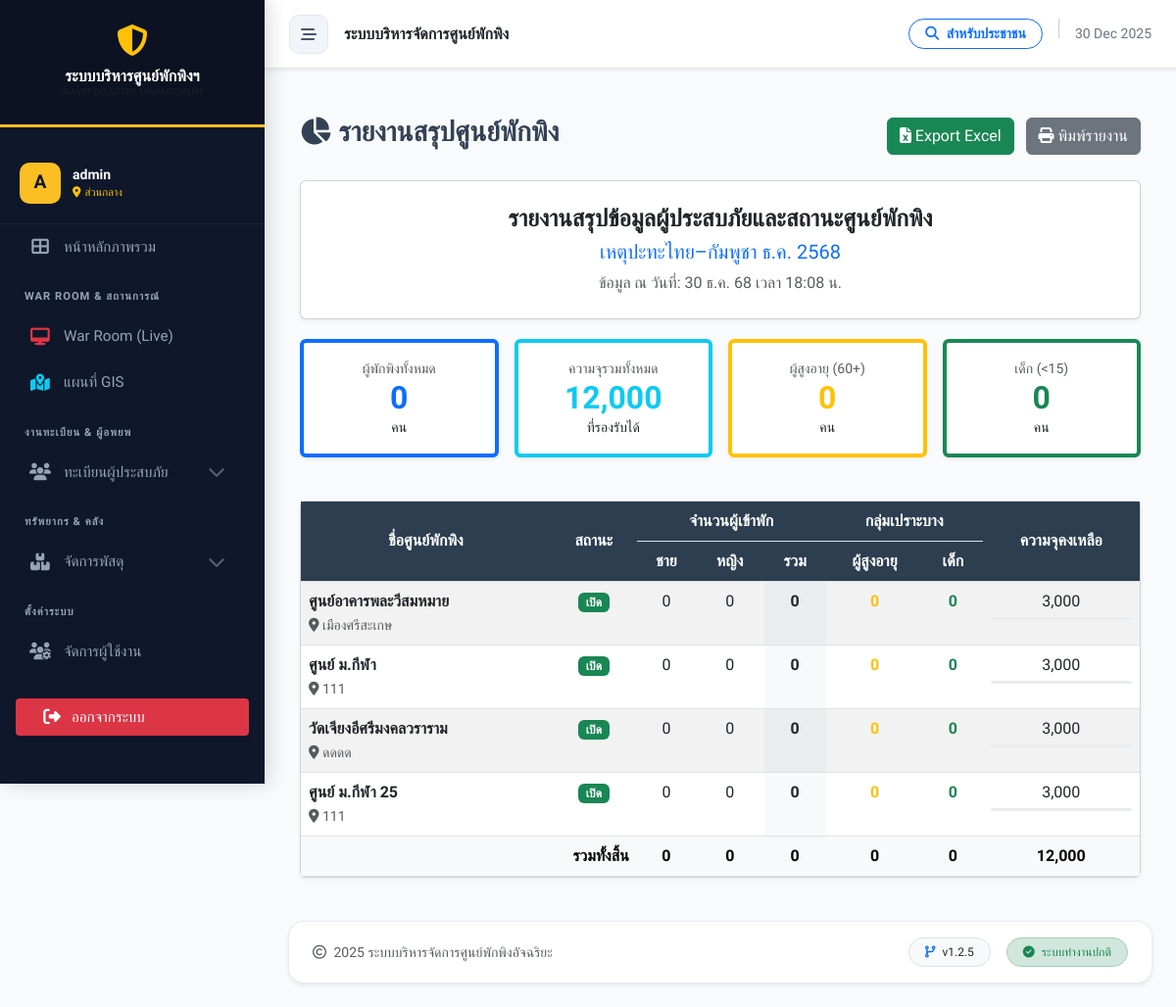
Screenshot of /report_shelter.php (signed in) with the database file from the repository.
### tables this page shows
CREATE TABLE `incidents` (
  `id` int(11) NOT NULL,
  `name` varchar(200) NOT NULL COMMENT 'ชื่อเหตุการณ์ (เช่น น้ำท่วมปี 67)',
  `type` varchar(50) NOT NULL DEFAULT 'other',
  `description` text DEFAULT NULL,
  `start_date` date NOT NULL,
  `end_date` date DEFAULT NULL,
  `status` enum('active','closed') NOT NULL DEFAULT 'active',
  `created_at` timestamp NOT NULL DEFAULT current_timestamp()
);

CREATE TABLE `shelters` (
  `id` int(11) NOT NULL,
  `incident_id` int(11) NOT NULL COMMENT 'ผูกกับเหตุการณ์ไหน',
  `name` varchar(200) NOT NULL COMMENT 'ชื่อศูนย์',
  `location` text NOT NULL COMMENT 'ที่ตั้ง',
  `district` varchar(100) DEFAULT NULL,
  `province` varchar(100) DEFAULT NULL,
  `latitude` decimal(10,8) DEFAULT NULL,
  `longitude` decimal(11,8) DEFAULT NULL,
  `capacity` int(11) NOT NULL DEFAULT 0 COMMENT 'ความจุสูงสุด',
  `contact_person` varchar(255) DEFAULT NULL,
  `contact_phone` varchar(20) DEFAULT NULL,
  `status` enum('open','full','closed') NOT NULL DEFAULT 'open',
  `last_updated` datetime DEFAULT NULL,
  `created_at` datetime DEFAULT current_timestamp()
);

### includes/functions.php (called while the page is built, shortened)
<?php
function h($string) {
    return htmlspecialchars($string ?? '', ENT_QUOTES, 'UTF-8');
}
function thai_date($strDate, $showTime = false) {
    if (!is_numeric($strDate)) { $strDate = strtotime($strDate); }
    $strYear = date("Y", $strDate) + 543;
    $strMonth = date("n", $strDate);
    $strDay = date("j", $strDate);
    $strMonthCut = Array("", "ม.ค.", "ก.พ.", "มี.ค.", "เม.ย.", "พ.ค.", "มิ.ย.", "ก.ค.", "ส.ค.", "ก.ย.", "ต.ค.", "พ.ย.", "ธ.ค.");
    $strMonthThai = $strMonthCut[$strMonth];
    $strYearShort = substr($strYear, 2, 2);
    $output = "$strDay $strMonthThai $strYearShort";
    return $output;
}
function thaiDate($date) {
    return thai_date($date, false);
}

### report_shelter.php (the view, shortened to what this page needs)
<?php
require_once 'config/db.php';
require_once 'includes/functions.php';
$incident_id = filter_input(INPUT_GET, 'incident_id', FILTER_VALIDATE_INT);
if (!$incident_id) {
    $stmt = $pdo->query("SELECT id FROM incidents WHERE status='active' ORDER BY id DESC LIMIT 1");
    $incident_id = $stmt->fetchColumn();
}
$incident_name = "ไม่พบข้อมูล";
if ($incident_id) {
    $stmt = $pdo->prepare("SELECT name FROM incidents WHERE id = ?");
    $stmt->execute([$incident_id]);
    $incident_name = $stmt->fetchColumn();
}
$shelters = [];
if ($incident_id) {
    $sql = "SELECT s.id, s.name, s.location, s.capacity, s.contact_phone, s.status,
            (SELECT COUNT(*) FROM evacuees e WHERE e.shelter_id = s.id AND e.check_out_date IS NULL) as total_occupied,
            (SELECT COUNT(*) FROM evacuees e WHERE e.shelter_id = s.id AND e.check_out_date IS NULL AND e.gender='male') as male,
            (SELECT COUNT(*) FROM evacuees e WHERE e.shelter_id = s.id AND e.check_out_date IS NULL AND e.gender='female') as female,
            (SELECT COUNT(*) FROM evacuees e WHERE e.shelter_id = s.id AND e.check_out_date IS NULL AND e.age >= 60) as elderly,
            (SELECT COUNT(*) FROM evacuees e WHERE e.shelter_id = s.id AND e.check_out_date IS NULL AND e.age < 15) as children
            FROM shelters s
            WHERE s.incident_id = ?
            ORDER BY s.id ASC";
    $stmt = $pdo->prepare($sql);
    $stmt->execute([$incident_id]);
    $shelters = $stmt->fetchAll();
}
?>
<!DOCTYPE html>
<html lang="th">
<head>
    <link href="https://cdn.jsdelivr.net/npm/bootstrap@5.3.0/dist/css/bootstrap.min.css" rel="stylesheet">
    <link rel="stylesheet" href="https://cdnjs.cloudflare.com/ajax/libs/font-awesome/6.4.0/css/all.min.css">
</head>
<body>
<?php include 'includes/header.php'; ?>
<div class="container-fluid mt-4">
    <div class="d-flex justify-content-between align-items-center mb-4 no-print">
        <h3 class="fw-bold"><i class="fas fa-chart-pie me-2"></i>รายงานสรุปศูนย์พักพิง</h3>
        <div>
            <a href="export_process.php?type=shelters&incident_id=<?php echo $incident_id; ?>" class="btn btn-success me-2">
                <i class="fas fa-file-excel"></i> Export Excel
            </a>
            <button onclick="window.print()" class="btn btn-secondary">
                <i class="fas fa-print"></i> พิมพ์รายงาน
            </button>
        </div>
    </div>
    <div class="card card-report p-4 text-center">
        <h4 class="fw-bold mb-2">รายงานสรุปข้อมูลผู้ประสบภัยและสถานะศูนย์พักพิง</h4>
        <h5 class="text-primary"><?php echo h($incident_name); ?></h5>
        <p class="text-muted mb-0">ข้อมูล ณ วันที่: <?php echo thaiDate(date('Y-m-d')); ?> เวลา <?php echo date('H:i'); ?> น.</p>
    </div>
    <?php
        $sum_total = 0; $sum_cap = 0; $sum_male = 0; $sum_female = 0; $sum_elderly = 0; $sum_child = 0;
        foreach ($shelters as $s) {
            $sum_total += $s['total_occupied'];
            $sum_cap += $s['capacity'];
            $sum_male += $s['male'];
            $sum_female += $s['female'];
            $sum_elderly += $s['elderly'];
            $sum_child += $s['children'];
        }
    ?>
    <div class="row g-3 mb-4">
        <div class="col-md-3 col-6">
            <div class="card card-report p-3 text-center border-start border-4 border-primary">
                <div class="text-muted small">ผู้พักพิงทั้งหมด</div>
                <div class="h2 fw-bold text-primary mb-0"><?php echo number_format($sum_total); ?></div>
                <small>คน</small>
            </div>
        </div>
        <div class="col-md-3 col-6">
            <div class="card card-report p-3 text-center border-start border-4 border-info">
                <div class="text-muted small">ความจุรวมทั้งหมด</div>
                <div class="h2 fw-bold text-info mb-0"><?php echo number_format($sum_cap); ?></div>
                <small>ที่รองรับได้</small>
            </div>
        </div>
        <div class="col-md-3 col-6">
            <div class="card card-report p-3 text-center border-start border-4 border-warning">
                <div class="text-muted small">ผู้สูงอายุ (60+)</div>
                <div class="h2 fw-bold text-warning mb-0"><?php echo number_format($sum_elderly); ?></div>
                <small>คน</small>
            </div>
        </div>
        <div class="col-md-3 col-6">
            <div class="card card-report p-3 text-center border-start border-4 border-success">
                <div class="text-muted small">เด็ก (<15)</div>
                <div class="h2 fw-bold text-success mb-0"><?php echo number_format($sum_child); ?></div>
                <small>คน</small>
            </div>
        </div>
    </div>
    <div class="card card-report">
        <div class="card-body p-0">
            <div class="table-responsive">
                <table class="table table-custom table-striped table-hover mb-0">
                    <thead class="text-center">
                        <tr>
                            <th rowspan="2">ชื่อศูนย์พักพิง</th>
                            <th rowspan="2">สถานะ</th>
                            <th colspan="3">จำนวนผู้เข้าพัก</th>
                            <th colspan="2">กลุ่มเปราะบาง</th>
                            <th rowspan="2">ความจุคงเหลือ</th>
                        </tr>
                        <tr>
                            <th>ชาย</th>
                            <th>หญิง</th>
                            <th>รวม</th>
                            <th>ผู้สูงอายุ</th>
                            <th>เด็ก</th>
                        </tr>
                    </thead>
                    <tbody>
                        <?php if (empty($shelters)): ?>
                            <tr><td colspan="8" class="text-center py-4 text-muted">ไม่พบข้อมูลศูนย์พักพิงในภารกิจนี้</td></tr>
                        <?php else: ?>
                            <?php foreach ($shelters as $row):
                                $status_badge = match($row['status']) {
                                    'open' => '<span class="badge bg-success">เปิด</span>',
                                    'full' => '<span class="badge bg-danger">เต็ม</span>',
                                    'closed' => '<span class="badge bg-secondary">ปิด</span>',
                                    default => '<span class="badge bg-secondary">'.$row['status'].'</span>'
                                };
                            ?>
                            <tr>
                                <td>
                                    <div class="fw-bold"><?php echo h($row['name']); ?></div>
                                    <small class="text-muted"><i class="fas fa-map-marker-alt"></i> <?php echo h($row['location']); ?></small>
                                </td>
                                <td class="text-center"><?php echo $status_badge; ?></td>
                                <td class="text-center"><?php echo number_format($row['male']); ?></td>
                                <td class="text-center"><?php echo number_format($row['female']); ?></td>
                                <td class="text-center fw-bold bg-light"><?php echo number_format($row['total_occupied']); ?></td>
                                <td class="text-center text-warning fw-bold"><?php echo number_format($row['elderly']); ?></td>
                                <td class="text-center text-success fw-bold"><?php echo number_format($row['children']); ?></td>
                                <td class="text-center">
                                    <?php
                                        $available = $row['capacity'] - $row['total_occupied'];
                                        echo ($available > 0) ? number_format($available) : '<span class="text-danger">0</span>';
                                    ?>
                                    <div class="progress mt-1" style="height: 3px;">
                                    </div>
                                </td>
                            </tr>
                            <?php endforeach; ?>
                        <?php endif; ?>
                    </tbody>
                    <tfoot class="table-light fw-bold text-center">
                        <tr>
                            <td colspan="2" class="text-end">รวมทั้งสิ้น</td>
                            <td><?php echo number_format($sum_male); ?></td>
                            <td><?php echo number_format($sum_female); ?></td>
                            <td><?php echo number_format($sum_total); ?></td>
                            <td><?php echo number_format($sum_elderly); ?></td>
                            <td><?php echo number_format($sum_child); ?></td>
                            <td><?php echo number_format($sum_cap - $sum_total); ?></td>
                        </tr>
                    </tfoot>
                </table>
            </div>
        </div>
    </div>
</div>
<?php include 'includes/footer.php'; ?>
</body>
</html>

### assets/css/style.css (style rules this page uses)
:root { --sidebar-width: 280px; --sidebar-collapsed-width: 0px; --primary-color: #2563eb; --primary-dark: #1e40af; --bg-color: #f8fafc; --sidebar-bg: #0f172a; --text-color: #334155; --transition-speed: 0.3s; }
body { font-family: 'Sarabun', sans-serif; background-color: var(--bg-color); color: var(--text-color); overflow-x: hidden; }

### report_shelter.php (style rules this page uses)
body { font-family: 'Sarabun', sans-serif; background-color: #f8f9fa; }
.card-report { border: none; box-shadow: 0 2px 4px rgba(0,0,0,0.05); margin-bottom: 20px; }
.table-custom thead th { background-color: #2c3e50; color: white; vertical-align: middle; }

### includes/header.php (style rules this page uses)
:root { --sidebar-width: 270px; --nav-bg: #0f172a; --nav-hover: #1e293b; --active-gold: #fbbf24; --text-main: #f1f5f9; --text-muted: #94a3b8; --body-bg: #f8fafc; }
body { font-family: 'Prompt', sans-serif; background-color: var(--body-bg); color: #334155; overflow-x: hidden; }

### rows the page displays
incidents: name "เหตุปะทะไทย–กัมพูชา ธ.ค. 2568"
shelters: name "ศูนย์อาคารพละวีสมหมาย", location "เมืองศรีสะเกษ", status "เปิด", male "0", female "0", total_occupied "0", elderly "0", children "0", available "3,000"
shelters: name "ศูนย์ ม.กีฬา", location "111", status "เปิด", male "0", female "0", total_occupied "0", elderly "0", children "0", available "3,000"
shelters: name "วัดเจียงอีศรีมงคลวราราม", location "ดดดด", status "เปิด", male "0", female "0", total_occupied "0", elderly "0", children "0", available "3,000"
shelters: name "ศูนย์ ม.กีฬา 25", location "111", status "เปิด", male "0", female "0", total_occupied "0", elderly "0", children "0", available "3,000"

### other values shown
substr($_SESSION['username'] ?? 'U', 0, 1) "A"
$_SESSION['username'] "admin"
$user_shelter_name ?: 'ส่วนกลาง' "ส่วนกลาง"
$sum_total "0"
$sum_cap "12,000"
$sum_elderly "0"
$sum_child "0"
$sum_male "0"
$sum_female "0"
$sum_cap - $sum_total "12,000"
